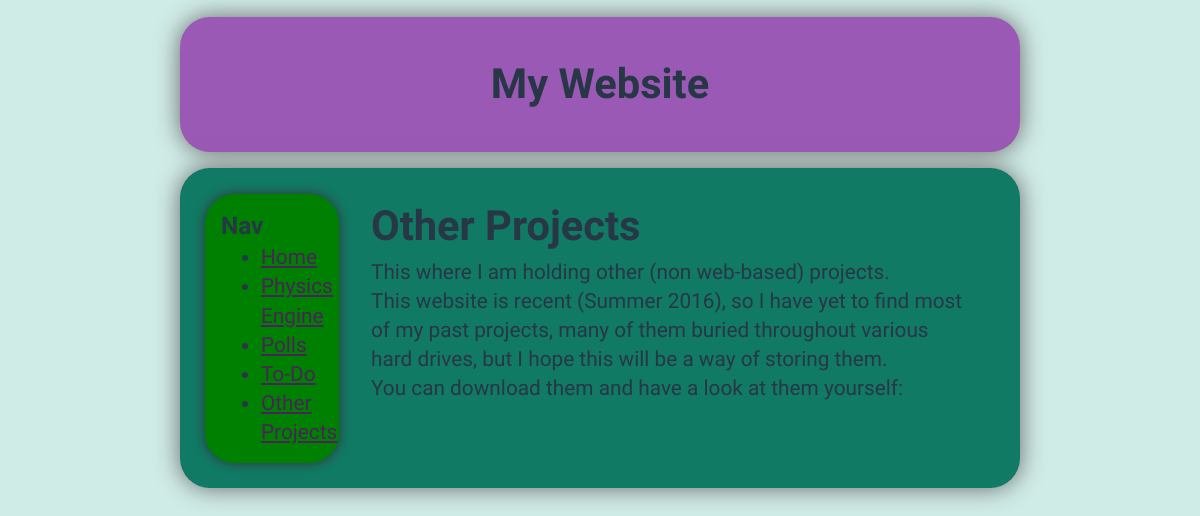
/other/, run on an earlier commit of the app's database.
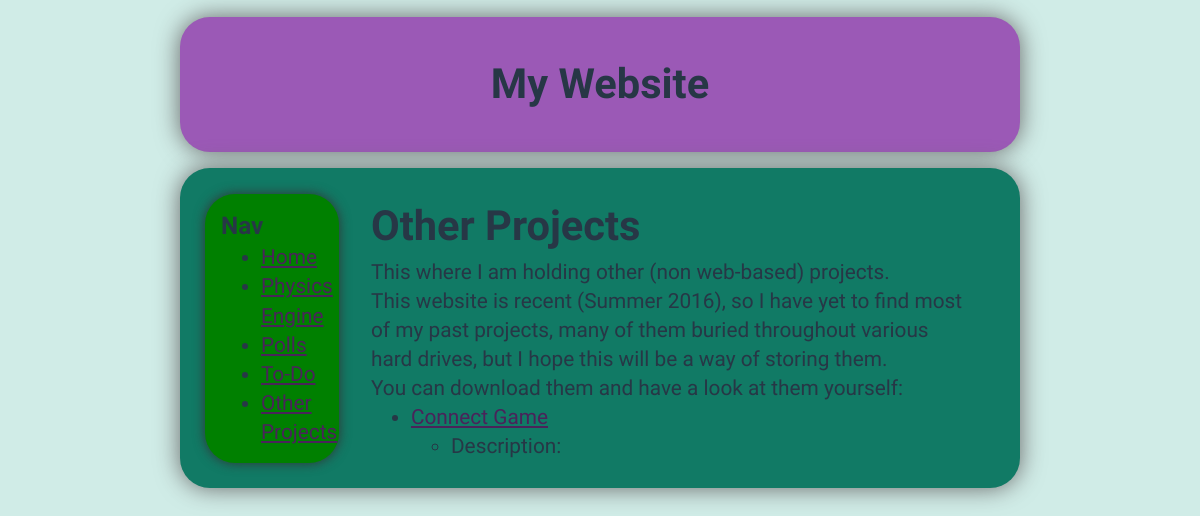
And on a later commit of the database.
### other_projects/models.py (models this page shows, shortened)
class Project(models.Model):
	project_name = models.CharField(max_length=200)
	project_path = models.CharField(max_length=200)
	project_description = models.TextField(default='')

### other_projects/views.py (the view)
def IndexView(request):
	return render(request, 'other_projects/index.html', {"project_list": Project.objects.all()})

### other_projects/templates/other_projects/index.html
{% extends "base.html" %}
{% load staticfiles %}
{% block content %}
<h1>Other Projects</h1>
<p>This where I am holding other (non web-based) projects.</p>
<p>This website is recent (Summer 2016), so I have yet to find most of my past projects, many of them buried throughout various hard drives, but I hope this will be a way of storing them.</p>
<p>You can download them and have a look at them yourself:</p>
<ul>
	{% for project in project_list %}
		<li><a href="{% url 'other_projects:download_project' project.id %}"> {{ project.project_name }}</a></li>
		<ul>
			<li> Description: {{ project.project_description }} </li>
		</ul>
	{% endfor %}
</ul>
{% endblock %}

What changed in the data, as far as the page shows it:
added Project: project_name "Connect Game"
